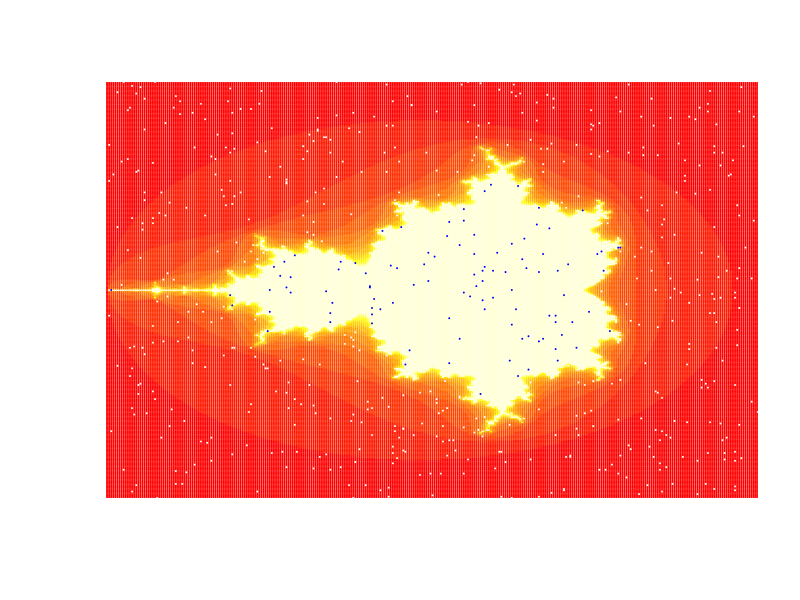

Here is the R script that generated this plot:
x=seq(-2,2,0.01)
iter=15 #im wiecej tym dokladniejszy fraktal
cl=heat.colors(iter)
win.graph(width=20,height=20)
plot(0,type="l",xlim=c(-2,1),ylim=c(-1.5,1.5),ann=F,bty="n",xaxt="n",yaxt="n")
M=matrix(0,length(x),length(x))
for (a in 1:length(x))
{
	for (b in 1:length(x))
	{
		M[a,b]=complex(real=x[a],imaginary=x[b])	#przypisujemy wartosci poczatkowe
		for (k in 1:iter)	#iterujemy zgodnie ze wzorem
		{
			M[a,b]=M[a,b]^2+complex(real=x[a],imaginary=x[b])
			if (Mod(M[a,b])>2)
			{
				M[a,b]=k
				break
			}
			if (Mod(M[a,b])<2 && k==iter) M[a,b]=iter
		}

	}
}
for (a in 1:length(x)){
	for (b in 1:length(x)){
		points(x[a],x[b],type="p",pch=20,cex=0.1,col=cl[Re(M[a,b])])
	}
}
#Wyznaczenie pola metoda Monte-Carlo
t=1000
p=0
for (k in 1:t){
	a=round(runif(1,min=1,max=length(x)))
	b=round(runif(1,min=1,max=length(x)))
   if (Re(M[a,b])==iter){
      p=p+1
      points(x[a],x[b],type="p",pch=20,cex=0.1,col="blue")
   }
    else points(x[a],x[b],type="p",pch=20,cex=0.1,col="white")
}
pole=16*p/t
pole
